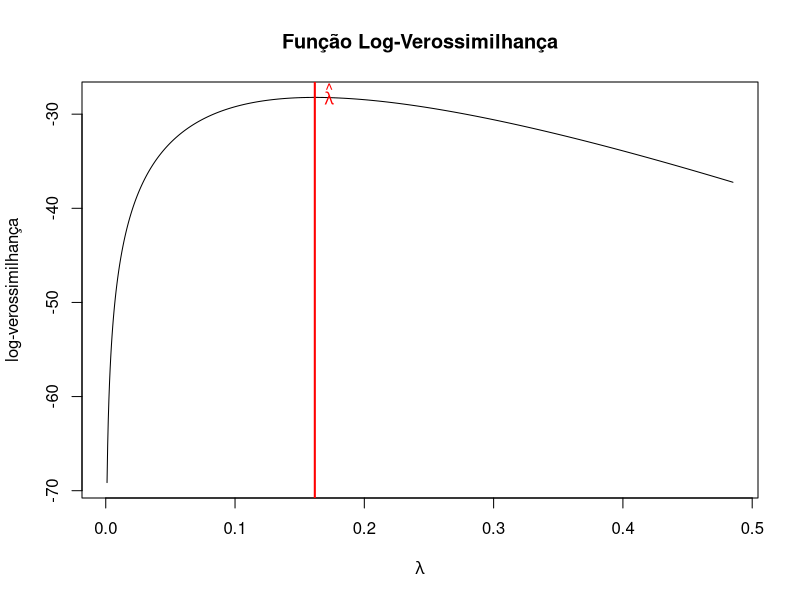

Write R code to recreate this figure.
#bibliotecas usadas
install.packages("ggplot2")
library(ggplot2)

#importando dados
amostra <- c(0.99, 2.31, 10.85, 6.15, 10.81, 3.72, 5.75, 4.15, 9.27, 7.84)
n <- length(amostra)

#lambda estimado (estimador de maxima verossimilhança)
lEstimado <- n / sum(amostra)
lEstimado #[1] 0.1617076

#função densidade da distribuição exponencial
dexp(amostra, rate = lEstimado)

#esperança da distribuição exponencial
esperanca <- 1 / lEstimado
esperanca #[1] 6.184

#probabilidade maior que 5:
p5 <- exp(-lEstimado * 5)
p5 #[1] 0.4455089


#=====================================FUNCOES DE VEROSSIMILHANÇA:
#VEROSSIMILHANÇA
verossimilhanca <- function(lambda, x) {
  lambda^length(x) * exp(-lambda * sum(x))
}

#LOG-VEROSSIMILHANCA
logVerossimilhanca <- function(lambda, x) {
  n <- length(x)
  n * log(lambda) - lambda * sum(x)
}

#==================================GRAFICO VEROSSIMILHANÇA:
#criamos o intervalo em que serão plotados os dados para o gŕafico da logV:
intervalo <- seq(0.001, 3 * lEstimado, length.out = 1000)

#aplicamos log em todos valores
dadosLog <- sapply(intervalo, logVerossimilhanca, x = amostra)


#plot do gráfico
plot(intervalo, dadosLog, type = "l",
     xlab = expression(lambda),
     ylab = "log-verossimilhança",
     main = "Função Log-Verossimilhança")

abline(v = lEstimado, col = "red", lwd = 2)
text(lEstimado, max(dadosLog),
     labels = expression(hat(lambda)),
     pos = 4, col = "red")
